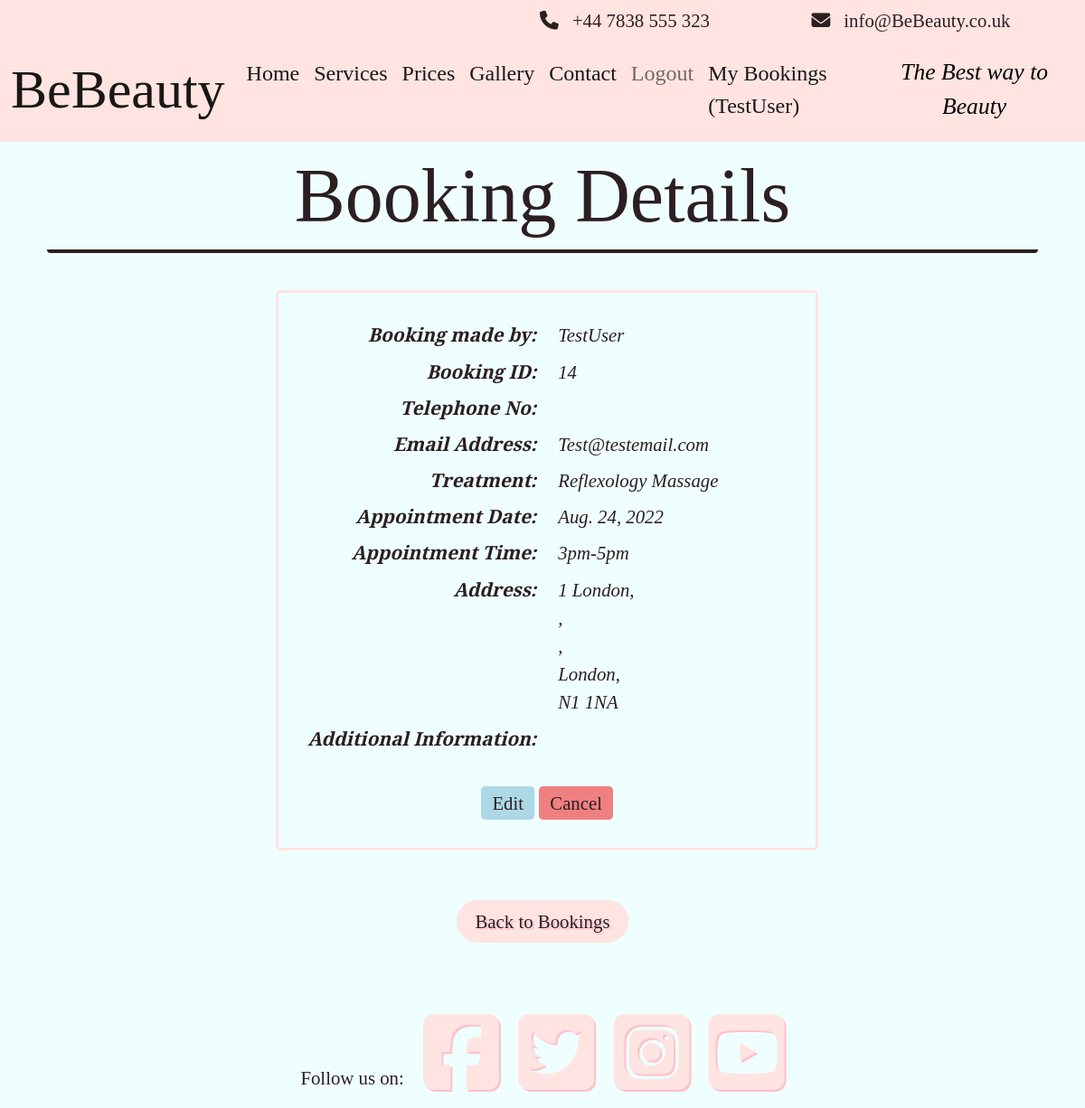
The app's page /booking/14 (signed in) with its own data.
### booking/models.py (models this page shows, shortened)
class Booking(models.Model):
    booking_id = models.BigAutoField(primary_key=True, unique=True)
    user = models.ForeignKey(
        User, on_delete=models.CASCADE,
        related_name="User")
    contact_no = PhoneNumberField(region="GB", null=False, blank=False)
    email = models.EmailField()
    treatment = models.ForeignKey(
        Treatment, on_delete=models.CASCADE,
        related_name="Treatment_Name"
        )
    booking_time = models.DateField(auto_now=True)
    appointment_date = models.DateField()
    appointment_slot = models.IntegerField(choices=TIMESLOTS)
    address_line_one = models.CharField(max_length=60)
    address_line_two = models.CharField(max_length=60, blank=True)
    address_line_three = models.CharField(max_length=60, blank=True)
    city = models.CharField(max_length=20)
    post_code = models.CharField(max_length=10)
    additional_info = models.TextField(max_length=300, blank=True)
    cancelled = models.IntegerField(choices=APPOINTMENT_STATUS, default=0)
    class Meta:
        ordering = ['appointment_date', 'appointment_slot']
        constraints = [
            models.UniqueConstraint(
                fields=['appointment_date', 'appointment_slot'],
                name='unique_booking')
        ]

### treatment/models.py (models this page shows, shortened)
class Treatment(models.Model):
    treatment_type = models.IntegerField(choices=TREATMENTS)
    treatment_name = models.CharField(max_length=60, unique=True)
    slug = models.SlugField(max_length=60, unique=True, primary_key=True)
    treatment_price = models.DecimalField(blank=False,
                                          max_digits=5, decimal_places=2)
    treatment_description = models.TextField()
    treatment_time = models.CharField(max_length=50)
    class _Meta:
        ordering = ['treatment_name']
    def __str__(self):
        return f"{self.treatment_name}"

### booking/views.py (the view)
class ViewBooking(DetailView):
    template_name = 'booking_details.html'
    model = Booking
    template_name_suffix = '<int:pk>'
    def get_queryset(self):
        queryset = super().get_queryset()
        return queryset.filter(user=self.request.user)

### templates/booking_details.html (shortened to what this page needs)
{% extends 'base.html' %}
{% load static %}
{% block content %}
{% if user.is_authenticated %}
<div class="container">
    <div class="box-wrap">
        <h1 class="center-text title-font sub-title">Booking Details</h1>
    </div>
</div>
<br>
<div class="container col-md-6 col-sm-8 booking-box d-inline-block">
    <br>
    <section>
        <section class="row">
            <div class="col-sm-6 spacer-1">
                Booking made by:
            </div>
            <div class="col-sm-6 spacer-2">
                {{ booking.user }}
            </div>
        </section>
        <section class="row">
            <div class="col-sm-6 spacer-1">
                Booking ID:
            </div>
            <div class="col-sm-6 spacer-2">
                {{ booking.booking_id }}
            </div>
        </section>
        <section class="row">
            <div class="col-sm-6 spacer-1">
                Telephone No:
            </div>
            <div class="col-sm-6 spacer-2">
            </div>
        </section>
        <section class="row">
            <div class="col-sm-6 spacer-1">
                Email Address:
            </div>
            <div class="col-sm-6 spacer-2 word text-break">
                {{ booking.email }}
            </div>
        </section>
        <section class="row">
            <div class="col-sm-6 spacer-1">
                Treatment:
            </div>
            <div class="col-sm-6 spacer-2">
                {{ booking.treatment }}
            </div>
        </section>
        <section class="row">
            <div class="col-sm-6 spacer-1">
                Appointment Date:
            </div>
            <div class="col-sm-6 spacer-2">
                {{ booking.appointment_date }}
            </div>
        </section>
        <section class="row">
            <div class="col-sm-6 spacer-1">
                Appointment Time:
            </div>
            <div class="col-sm-6 spacer-2">
                {{ booking.get_appointment_slot_display }}
            </div>
        </section>
        <section class="row">
            <div class="col-sm-6 spacer-1">
                Address:
            </div>
            <div class="col-sm-6 spacer-2">
                {{ booking.address_line_one }},
                <br>
                {{ booking.address_line_two }},
                <br>
                {{ booking.address_line_three }},
                <br>
                {{ booking.city }},
                <br>
                {{ booking.post_code }}
            </div>
        </section>
        <section class="row">
            <div class="col-sm-6 spacer-1">
                Additional Information:
            </div>
            <div class="col-sm-6 spacer-2">
            </div>
        </section>
        <br>
        <section class="row g-0">
            <div class="text-center justify-center-content">
                {% if not user.is_staff %}
                {% if booking.cancelled == False %}
                {% if user.last_login.date < booking.appointment_date %}
                <a class="custom-site-btn btn-remove-blue edit-but" href="{% url 'edit-booking' booking.pk %}">Edit</a>
                <a class="custom-site-btn btn-remove-blue del-but" href="{% url 'cancel-booking' booking.pk %}">Cancel</a>
                {% elif user.last_login.date == booking.appointment_date %}
                <a class="custom-site-btn btn-remove-blue nul-but"><s>Edit</s></a>
                <a class="custom-site-btn btn-remove-blue nul-but"><s>Delete</s></a>
                {% else %}
                <a class="custom-site-btn btn-remove-blue nul-but"><s>Edit</s></a>
                <a class="custom-site-btn btn-remove-blue del-but" href="{% url 'delete-booking' booking.pk %}">Delete</a>
                {% endif %}
                {% endif %}
                {% endif %}
        </section>
        <br>
    </section>
</div>
<br>
<br>
<div class="container">
    <div class="row g-0">
        <div class="col-sm-12 text-center">
            {% if user.is_staff %}
            <a class="custom-site-btn btn-remove-blue del-but" href="{% url 'admin-bookings' %}">Return</a>
            {% else %}
            <a class="btn-lg text-center light sub-custom-btn btn-remove-blue hvr-pulse" href="{% url 'bookings' %}">Back to Bookings</a>
            {% endif %}
        </div>
    </div>
</div>
<br>
<br>
{% endif %}
{% endblock content %}

### templates/base.html (shortened to what this page needs)
{% load static %}
<!DOCTYPE html>
<html lang="en">
<head>
    <link href="https://cdn.jsdelivr.net/npm/bootstrap@5.0.1/dist/css/bootstrap.min.css" rel="stylesheet">
    <link rel="stylesheet" href="https://cdnjs.cloudflare.com/ajax/libs/hover.css/2.3.1/css/hover-min.css" />
    <link rel="stylesheet" href="{% static 'css/style.css' %}">
</head>
<body class="d-flex flex-column h-100 main-bg">
    <div class="container-fluid above-nav">
        <div class="row justify-content-end padding-top">
            <div class=" col-lg-8 col-sm-7 contact-holder extra-padding">
                <i class="fa fa-solid fa-phone extra-padding"></i>+44 7838 555 323
            </div>
            <div class="col-lg-4 col-sm-5 contact-holder extra-padding text-center">
                <i class="fa fa-solid fa-envelope extra-padding"></i>info@BeBeauty.co.uk
            </div>
        </div>
    </div>
    <nav class="navbar navbar-expand-lg navbar-light">
        <div class="container-fluid">
            <a class="navbar-brand" href="{% url 'home' %}"><span class="brand title-font nav-title">BeBeauty</span></a>
            <div class="collapse navbar-collapse" id="navbarText">
                <ul class="navbar-nav me-auto mb-2 mb-lg-0">
                    <li class="nav-item">
                        <a class="nav-link active" aria-current="page" href="{% url 'home' %}">Home</a>
                    </li>
                    <li class="nav-item">
                        <a class="nav-link active" aria-current="page" href="{% url 'services' %}">Services</a>
                    </li>
                    <li class="nav-item">
                        <a class="nav-link active" aria-current="page" href="{% url 'price-list' %}">Prices</a>
                    </li>
                    <li class="nav-item">
                        <a class="nav-link active" aria-current="page" href="{% url 'gallery' %}">Gallery</a>
                    </li>
                    <li class="nav-item">
                        <a class="nav-link active" aria-current="page" href="{% url 'contact' %}">Contact</a>
                    </li>
                    {% if user.is_authenticated %}
                    <li class="nav-item">
                        <a class="nav-link" href="{% url 'account_logout' %}">Logout</a>
                    </li>
                    {% if user.is_authenticated and user.is_staff %}
                    <li class="nav-item">
                        <a class="nav-link active" aria-current="page" href="{% url 'admin-bookings' %}">Admin-Planner</a>
                    </li>
                    {% else %}
                    <li class="nav-item">
                        <a class="nav-link active" aria-current="page" href="{% url 'bookings' %}">My Bookings
                            ({{ user.username }})</a>
                    </li>
                    {% endif %}
                    {% endif %}
                </ul>
                <span class="slogon text-center">
                    The Best way to Beauty
                </span>
            </div>
        </div>
    </nav>
    <main class="flex-shrink-0 main-bg">
        {% block content %}{% endblock content %}
    </main>
    <footer class="footer mt-auto py-3 dark-bg">
        <p class="m-0 text-center text-black">Follow us on:
            <a href="https://en-gb.facebook.com/" target="_blank"><i class="fab fa-facebook-square ms-3 hvr-pulse button"></i></a>
            <a href="https://twitter.com/?lang=en" target="_blank"><i class="fab fa-twitter-square ms-3 hvr-pulse button"></i></a>
            <a href="https://www.instagram.com/" target="_blank"><i class="fab fa-instagram-square ms-3 hvr-pulse button"></i></a>
            <a href="https://www.youtube.com/" target="_blank"><i class="fab fa-youtube-square ms-3 hvr-pulse button"></i></a>
    </footer>
</body>
</html>

### static/css/style.css (style rules this page uses)
* { margin: 0; padding: 0; border: 0; }
body { background-color: rgb(239, 255, 255); color: #2b1f21; font-family: 'Zilla Slab', serif; font-size: 1.3em; }
.title-font { font-family: 'Playfair Display', serif; text-align: center; }
.contact-holder { text-align: end; }
.nav-title { font-size: 5vmin; }
nav { background-color: mistyrose; font-family: 'Zilla Slab', serif; }
.above-nav { background-color: mistyrose; font-family: 'Zilla Slab', serif; }
footer { padding: 3em; }
footer .fab { font-size: 8vmin; color: mistyrose; text-shadow: 2px 2px pink; }
.extra-padding { padding: 0px 15px; }
.padding-top { padding-top: 7px; }
nav li a { font-size: 1.5rem; }
.sub-title { font-size: 7vw; }
.box-wrap { margin: 10px; border-bottom: 4px #2b1f21 solid; border-radius: 4px; }
.slogon { font-family: 'Playfair Display'; font-style: italic; font-size: 1.6rem; color: black; }
.btn-remove-blue { -webkit-tap-highlight-color: transparent; color: #2b1f21; text-decoration: none; }
.sub-custom-btn { background-color: mistyrose; font-weight: 500; border-radius: 40px; border: 4px mistyrose solid; text-shadow: 2px 2px pink; border: 4px mistyrose solid; font-size: 1.3rem; }
.custom-site-btn { border-radius: 5px; line-height: 1; border: 4px pink solid; margin-top: 3px; }
.edit-but { background-color: lightblue; border: 4px lightblue solid; padding: 3px 8px; }
.del-but { background-color: lightcoral; border: 4px lightcoral solid; padding: 3px 8px; }
.booking-box { border: 3px mistyrose solid; border-radius: 5px; }
.spacer-1 { font-style: oblique; font-weight: 600; margin-bottom: 6px; text-align: end; }
.spacer-2 { font-style: italic; margin-bottom: 6px; }
.row { margin-bottom: 3px; }

### records on screen
Booking: user "TestUser", booking_id "14", email "Test@testemail.com", treatment "Reflexology Massage", appointment_date "Aug. 24, 2022", appointment_slot "3pm-5pm", address_line_one "1 London", city "London", post_code "N1 1NA"

### other values on screen
{{ user.username }} "TestUser"
